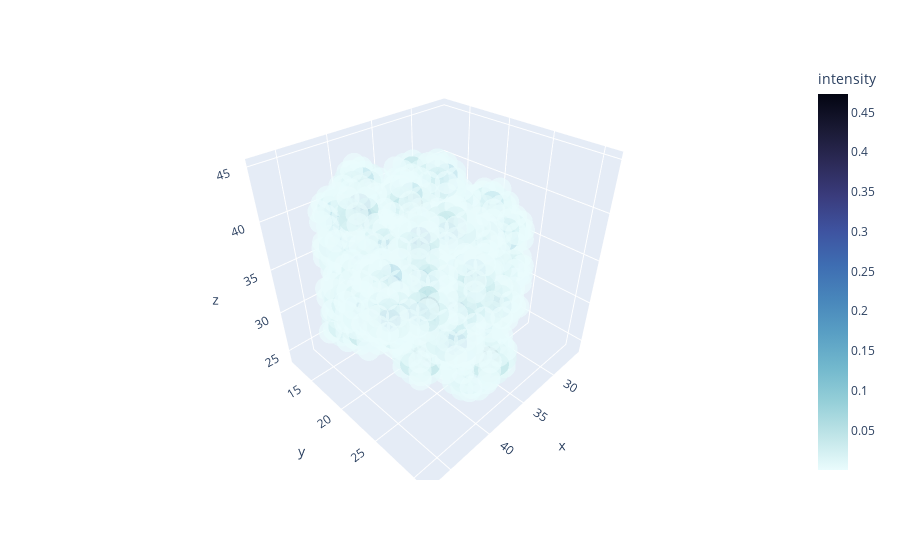

The code cell stored with this chart in its notebook:
### Code cell
plot_field(fields[2])

### Figure 1 — Plotly figure (JSON) as saved in the notebook; plotly's stock layout.template omitted (floating-point values rounded to 4 significant figures; data arrays with more than 128 entries replaced by an {"elided": "..."} marker saying what was removed)
{"data": [{"hoverlabel": {"namelength": 0}, "hovertemplate": "x=%{x}<br>y=%{y}<br>z=%{z}<br>intensity=%{marker.color}", "legendgroup": "", "marker": {"color": {"elided": "2879 float values"}, "coloraxis": "coloraxis", "opacity": 0.7, "symbol": "circle"}, "mode": "markers", "name": "", "scene": "scene", "showlegend": false, "type": "scatter3d", "x": {"elided": "2879 int values"}, "y": {"elided": "2879 int values"}, "z": {"elided": "2879 int values"}}], "layout": {"coloraxis": {"colorbar": {"title": {"text": "intensity"}}, "colorscale": [[0, "rgb(234, 252, 253)"], [0.09091, "rgb(192, 229, 232)"], [0.1818, "rgb(149, 207, 216)"], [0.2727, "rgb(114, 184, 205)"], [0.3636, "rgb(89, 159, 196)"], [0.4545, "rgb(72, 134, 187)"], [0.5455, "rgb(62, 109, 178)"], [0.6364, "rgb(62, 83, 160)"], [0.7273, "rgb(58, 60, 125)"], [0.8182, "rgb(44, 42, 87)"], [0.9091, "rgb(25, 25, 51)"], [1, "rgb(3, 5, 18)"]]}, "legend": {"tracegroupgap": 0}, "margin": {"t": 60}, "scene": {"domain": {"x": [0, 1], "y": [0, 1]}, "xaxis": {"title": {"text": "x"}}, "yaxis": {"title": {"text": "y"}}, "zaxis": {"title": {"text": "z"}}}}}
